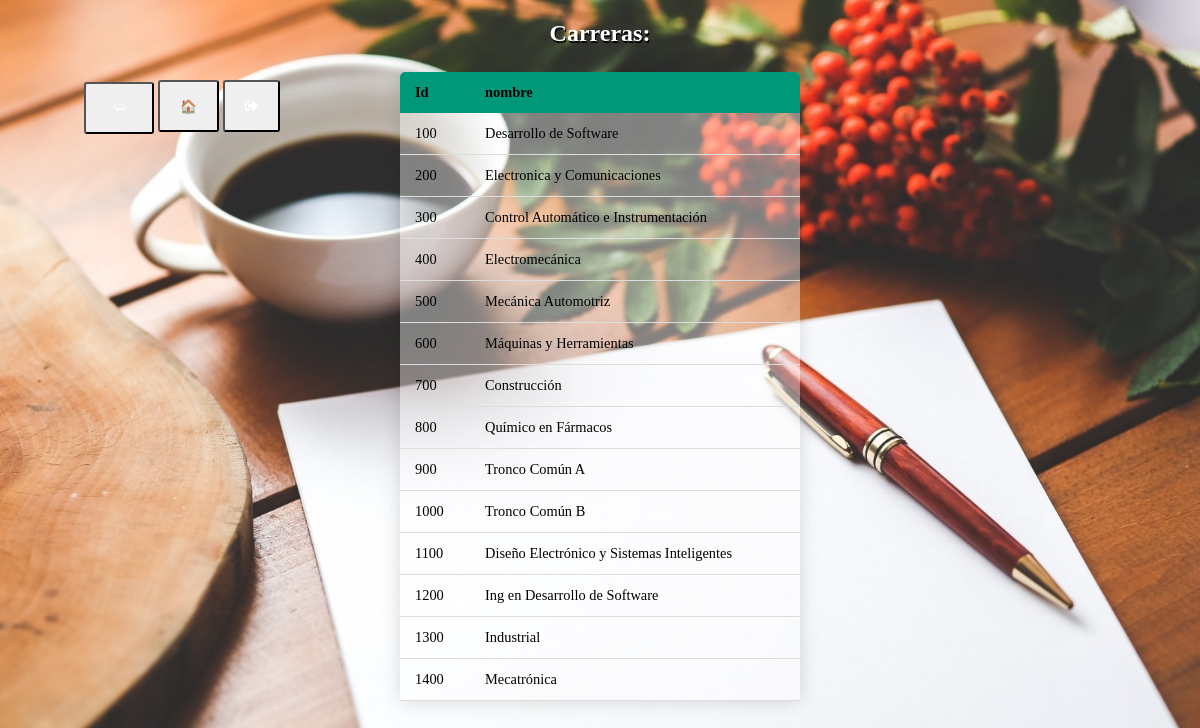
Page /php/mostrarCarrera.php (signed in) on the committed database.
### tables this page shows
CREATE TABLE `carrera` (
  `id_carrera` int(11) NOT NULL,
  `nombre` varchar(50) DEFAULT NULL
);

### php/mostrarCarrera.php (the view, shortened to what this page needs)
<!DOCTYPE html PUBLIC "-//W3C//DTD XHTML 1.1//EN"
	"http://www.w3.org/TR/xhtml11/DTD/xhtml11.dtd">
<html xmlns="http://www.w3.org/1999/xhtml" xml:lang="en">
<head>
	<link rel='stylesheet' type='text/css' href='../css/estilos.css' media='all'>
	<link rel="stylesheet" href="https://use.fontawesome.com/releases/v5.7.0/css/all.css">
</head>
<body>
	<div class="btnesControl">
		<button type="button" name="back" onclick="window.location.href='../html/carrera.php';" class="botonBack" value="">&#129184;</button>
		<button type="button" name="home" onclick="window.location.href='../html/menuAdm.php';" class="botonHome">&#127968;</button>
		<button type="button" name="logout" onclick="window.location.href='logout.php';" class="botonHome"><i class="fas fa-sign-out-alt"></i></button>
	</div>
<?php
include 'conexion.php';
echo "<h2>Carreras:</h2>";
$sql="select *from carrera;";
$resultado=mysqli_query($conexion,$sql);
echo "<table>\n
<thead>
<tr>
<th>Id</th>
<th>nombre</th>
</tr>
</thead>
";
while($filas=mysqli_fetch_assoc($resultado))
{
	echo "<tr>";
	echo "<td>".$filas['id_carrera']."</td>";
	echo "<td>".$filas['nombre']."</td>";
	echo "</tr>";
}
echo "</table>";
?>
</body>
</html>

### css/estilos.css (style rules this page uses)
body { background-image: url(../imagenes/fondo.jpg); background-size: 100vw 100vh; background-attachment: fixed; }
h1,h2 { text-shadow: 1px 2px black; color:white; text-align: center; }
table { border-collapse: collapse; margin: 25px 0; font-size: 0.9em; min-width: 400px; background:rgba(255,255,255,0.4); margin-left: auto; margin-right: auto; border-radius: 5px 5px 0 0; overflow: hidden; box-shadow: 0 0 20px rgba(0,0,0,0.15); word-break: break-all; word-wrap:break-word; }
table thead tr { background-color: #009879; color: black; text-align: left; font-weight: bold; }
table th, table td { padding:12px 15px; }
table tbody tr { border-bottom: 1px solid #dddddd; }
.btnesControl { position:fixed; left:7%; top:10%; }
.botonHome { height: 52px; padding: 10px; padding-left:20px; padding-right:20px; border-radius:3px; color: white; animation-name:bgchange; animation-duration:3s; animation-iteration-count:infinite; }
.botonBack { width: 70px; height: 52px; padding: 10px; padding-left:10px; padding-right:10px; border-radius:3px; color: white; animation-name:bgchange; animation-duration:3s; animation-iteration-count:infinite; }

### rows in the picture
carrera: id_carrera "100", nombre "Desarrollo de Software"
carrera: id_carrera "200", nombre "Electronica y Comunicaciones"
carrera: id_carrera "300", nombre "Control Automático e Instrumentación"
carrera: id_carrera "400", nombre "Electromecánica"
carrera: id_carrera "500", nombre "Mecánica Automotriz"
carrera: id_carrera "600", nombre "Máquinas y Herramientas"
carrera: id_carrera "700", nombre "Construcción"
carrera: id_carrera "800", nombre "Químico en Fármacos"
carrera: id_carrera "900", nombre "Tronco Común A"
carrera: id_carrera "1000", nombre "Tronco Común B"
carrera: id_carrera "1100", nombre "Diseño Electrónico y Sistemas Inteligentes"
carrera: id_carrera "1200", nombre "Ing en Desarrollo de Software"
carrera: id_carrera "1300", nombre "Industrial"
carrera: id_carrera "1400", nombre "Mecatrónica"
